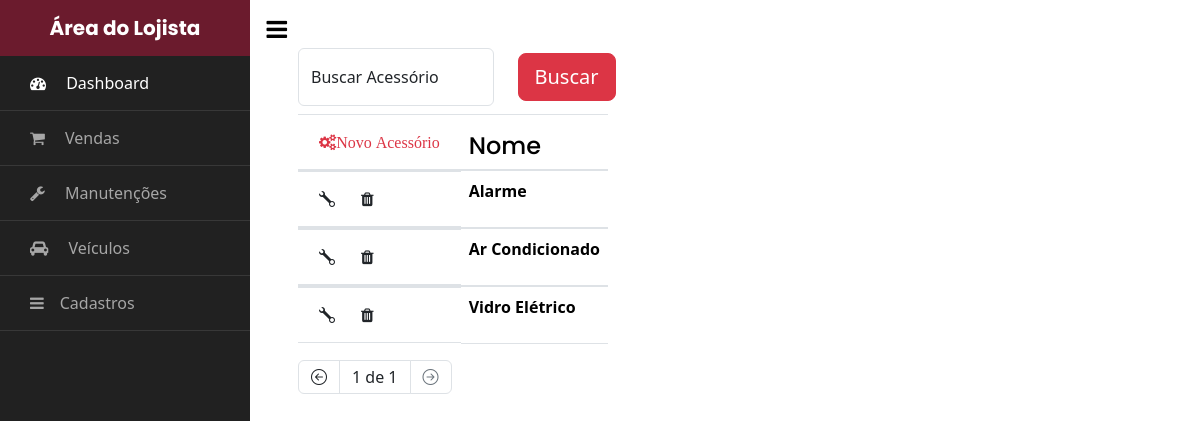
/area_do_lojista/cadastros/acessorios/, run on an earlier commit of the app's database.
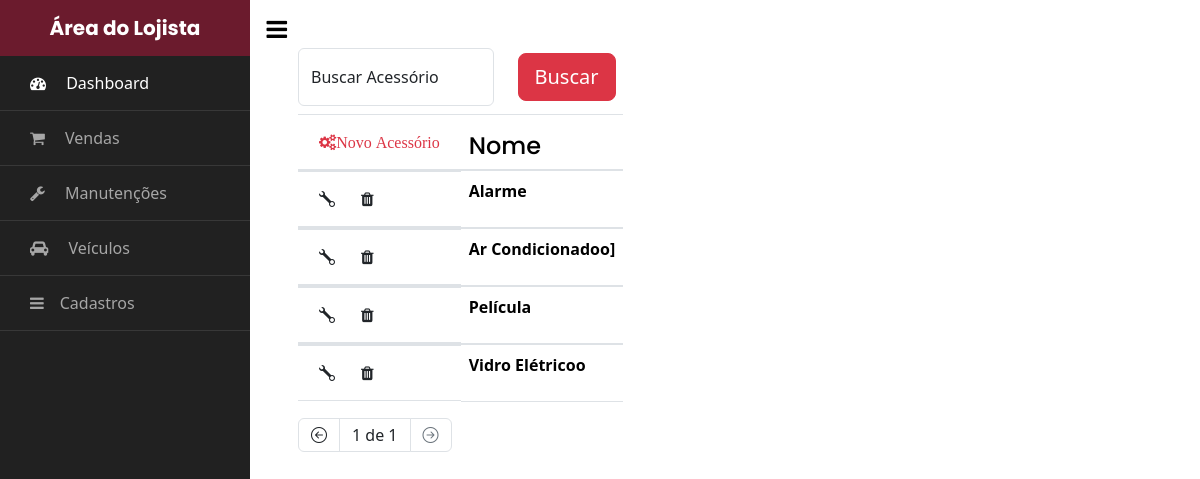
And on a later commit of the database.
### veiculos/models.py (models this page shows, shortened)
class Acessorio(models.Model):
    id = models.AutoField(primary_key=True)
    nome = models.CharField(max_length=50)

### gestao/views.py (the view)
# urls.py: path('cadastros/acessorios/', AcessorioListView.as_view(), name='lista_acessorios'),
class AcessorioListView(ListView):
    model = Acessorio
    template_name = 'acessorios.html'
    context_object_name = 'acessorios'
    paginate_by = 15
    def get_queryset(self):
        acessorio = super(AcessorioListView, self).get_queryset()
        search = self.request.GET.get('search')
        if search:
            acessorio = acessorio.filter(nome__icontains=search).order_by('nome')
        else:
            acessorio = acessorio.order_by('nome')
        return acessorio

### gestao/templates/acessorios.html (shortened to what this page needs)
{% extends 'base_lojista.html' %}
{% block content %}
<form method="GET" action="{% url 'lista_acessorios' %}" class="row  d-flex flex-wrap">
    <div class="col-11 col-sm-5 col-md-4 col-lg-3 mb-2">
      <div class="form-floating">
          <input type="text" name="search" id="search" class="form-control" placeholder="Search" value="{{ request.GET.search|default:'' }}">
          <label class="form-label" for="Search">Buscar Acessório</label>
      </div>
    </div>
      <div class="col col-sm-2 align-self-center mb-2">
          <button type="submit" class="btn btn-danger btn-lg ">Buscar</button>
      </div>
</form>
    <table class="table table-responsive">
        <thead>
            <tr class="">
                <th class="">
                    <button class="btn" type="button" data-bs-toggle="modal" data-bs-target="#createModal"><i class="fa fa-cogs text-danger">Novo Acessório</i></button>
                    </div>
                <th ><h4 class="m-0">Nome</h4></th>
        <tbody>
            {% for acessorio in acessorios %}
                <tr class="">
                    <td class="d-flex flex-nowrap">
                        <button class="btn" type="button" data-bs-toggle="modal" data-bs-target="#editModal{{acessorio.id}}"><i class="bi bi-wrench"></i></button>
                        <button class="btn" type="button" data-bs-toggle="modal" data-bs-target="#deleteModal{{acessorio.id}}"> <i class="fa fa-trash link-offset-3-hover"></i></button>
                    </td>
                    <th class="" scope="row">{{ acessorio.nome }}</th>
                </tr>
        </tbody>
    </div>
    {% endfor %}
<nav aria-label="Page navigation example">
    <ul class="pagination ">
      {% if page_obj.has_previous %}
        <li class="page-item">
          <a class="page-link link-dark" href="?search={{ request.GET.search|default:'' }}&page=1"><i class="bi bi-chevron-double-left"></i></a>
        </li>
        <li class="page-item">
          <a class="page-link link-dark" href="?&search={{ request.GET.search|default:'' }}&page={{ page_obj.previous_page_number }}"><i class="bi bi-arrow-left-circle"></i></a>
        </li>
      {% else %}
        <li class="page-item disabled">
          <span class="page-link link-dark"><i class="bi bi-arrow-left-circle"></i></span>
        </li>
      {% endif %}
      <li class="page-item">
        <span class="page-link current link-dark">
          {{ page_obj.number }} de {{ page_obj.paginator.num_pages }}
        </span>
      </li>
      {% if page_obj.has_next %}
        <li class="page-item">
          <a class="page-link link-dark" href="?search={{ request.GET.search|default:'' }}&page={{ page_obj.next_page_number }}"><i class="bi bi-arrow-right-circle"></i></a>
        </li>
        <li class="page-item">
          <a class="page-link link-dark" href="?search={{ request.GET.search|default:'' }}&page={{ page_obj.paginator.num_pages }}"><i class="bi bi-chevron-double-right"></i></a>
        </li>
      {% else %}
        <li class="page-item disabled">
          <span class="page-link"><i class="bi bi-arrow-right-circle"></i></span>
        </li>
      {% endif %}
    </ul>
  </nav>
{% endblock %}

What changed in the data, as far as the page shows it:
changed Acessorio: nome "Ar Condicionado" → "Ar Condicionadoo]"
added Acessorio: nome "Película"
changed Acessorio: nome "Vidro Elétrico" → "Vidro Elétricoo"
